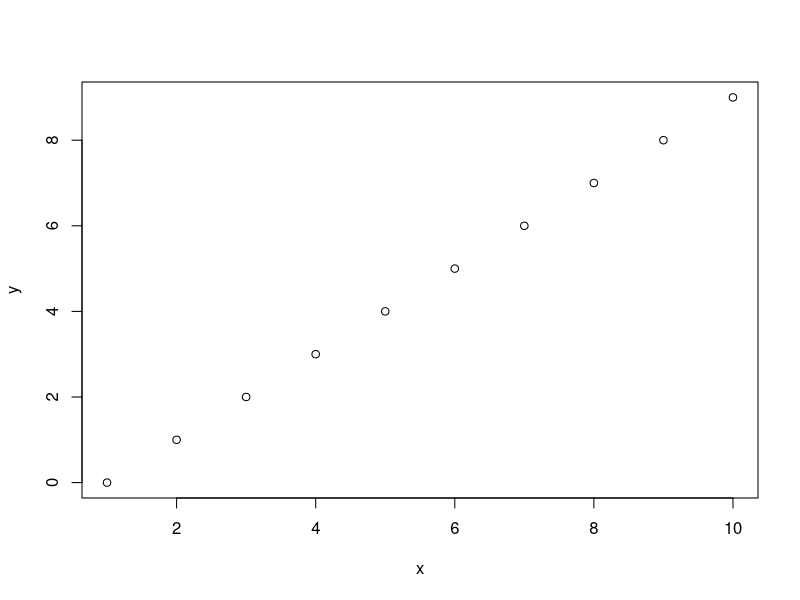

The R script that drew this image: (Note: this script raises an error after producing the figure.)
#------------------------------
# R version 3.4.1 (2017-06-30)
#
# @ Author: yoda
# @ Mon Jul 24 22:33:41 2017
# @ Asia/Seoul
#------------------------------


x <- 1:10
y <- x-1

plot(y~x)
# plot은 x, y 모두 연속형 변수

dotchart(y~x)
# Error in dotchart(y ~ x) : 'x' must be a numeric vector or matrix
# dotchart는 이산형

plot(mtcars$mpg)

dotchart(mtcars$mpg, labels=rownames(mtcars), cex=0.7)
# cex 글자크기

# mpg 순으로 재배열
carmpg <- mtcars[order(mtcars$mpg), ]

# cyl factor화
carmpg$cyl <- factor(carmpg$cyl)

class(carmpg$cyl) # factor

unique(carmpg$cyl) # 8, 6, 4

# cyl별 색 지정
carmpg$color[carmpg$cyl == 4] <- "blue"
carmpg$color[carmpg$cyl == 6] <- "green"
carmpg$color[carmpg$cyl == 8] <- "red"

help(dotchart)
jpeg("C:/R_Studio/Rscript/practice/p6_dotchart.jpg")
dotchart(carmpg$mpg, labels=rownames(carmpg), cex=0.7, col=carmpg$color,
         groups=carmpg$cyl, xlab="mpg",
         main="dotchart[carmpg$mpg, labels=rownames(carmpg), cex=0.7, col=carmpg$color,
         groups=carmpg$cyl]")
# groups = 해당 변수별로 그룹을 나눔
dev.off()
